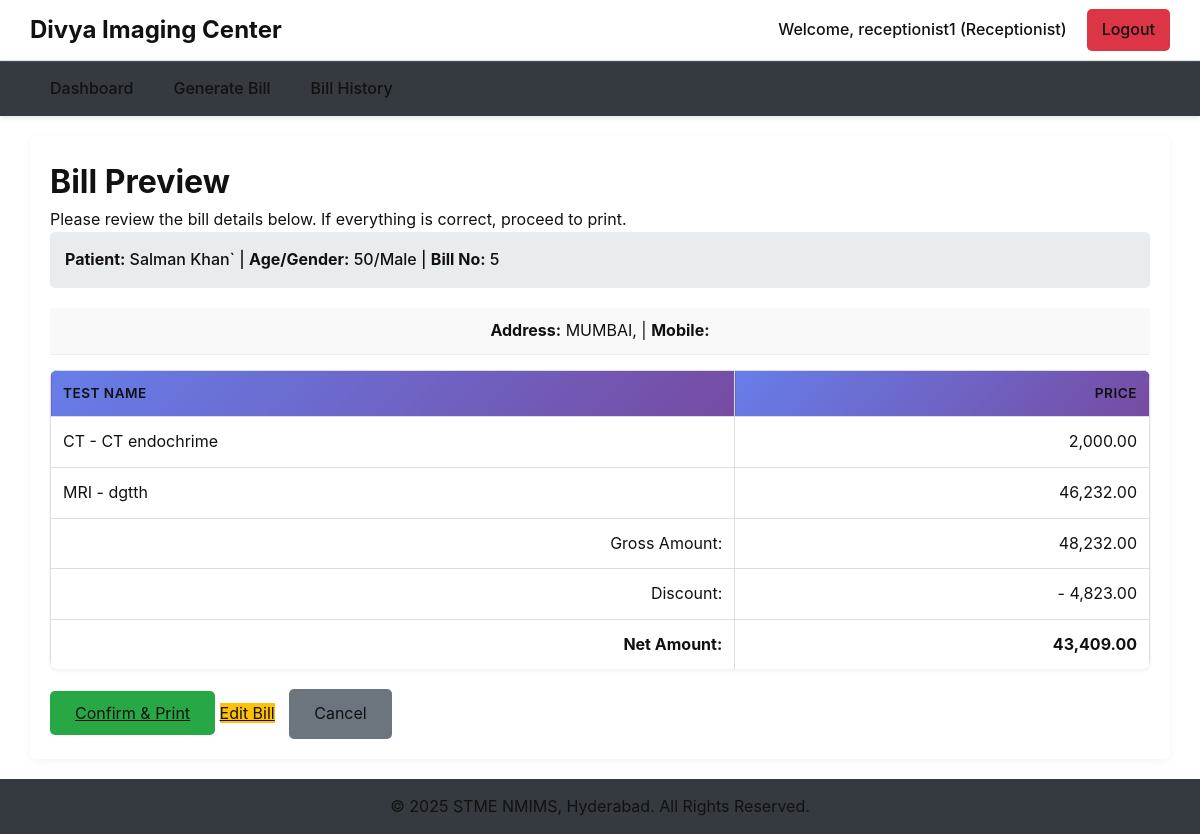
/receptionist/preview_bill.php?bill_id=5 (signed in), run on the app's committed database.
### tables this page shows
CREATE TABLE `bills` (
  `id` int(11) NOT NULL,
  `invoice_number` int(11) DEFAULT NULL,
  `patient_id` int(11) NOT NULL,
  `receptionist_id` int(11) NOT NULL,
  `referral_type` enum('Doctor','Self','Other') NOT NULL,
  `referral_doctor_id` int(11) DEFAULT NULL,
  `gross_amount` decimal(10,2) NOT NULL,
  `discount` decimal(10,2) DEFAULT 0.00,
  `discount_by` enum('Center','Doctor') NOT NULL DEFAULT 'Center',
  `net_amount` decimal(10,2) NOT NULL,
  `amount_paid` decimal(10,2) NOT NULL DEFAULT 0.00,
  `balance_amount` decimal(10,2) NOT NULL DEFAULT 0.00,
  `payment_mode` varchar(50) DEFAULT NULL,
  `payment_status` enum('Paid','Due','Half Paid') NOT NULL DEFAULT 'Due',
  `bill_status` enum('Original','Re-Billed','Void') NOT NULL DEFAULT 'Original',
  `created_at` timestamp NOT NULL DEFAULT current_timestamp(),
  `updated_at` timestamp NOT NULL DEFAULT current_timestamp() ON UPDATE current_timestamp(),
  `referral_source_other` varchar(100) DEFAULT NULL
);

CREATE TABLE `patients` (
  `id` int(11) NOT NULL,
  `name` varchar(100) NOT NULL,
  `sex` enum('Male','Female','Other') NOT NULL,
  `age` int(11) NOT NULL,
  `address` text DEFAULT NULL,
  `city` varchar(100) DEFAULT NULL,
  `mobile_number` varchar(15) DEFAULT NULL,
  `created_at` timestamp NOT NULL DEFAULT current_timestamp()
);

CREATE TABLE `tests` (
  `id` int(11) NOT NULL,
  `main_test_name` varchar(100) NOT NULL,
  `sub_test_name` varchar(100) DEFAULT NULL,
  `price` decimal(10,2) NOT NULL,
  `default_payable_amount` decimal(10,2) NOT NULL DEFAULT 0.00,
  `report_format` longtext DEFAULT NULL,
  `created_at` timestamp NOT NULL DEFAULT current_timestamp(),
  `document` varchar(255) DEFAULT NULL
);

### receptionist/preview_bill.php (the view, shortened to what this page needs)
<?php
require_once '../includes/db_connect.php';
$bill_id = (int)$_GET['bill_id'];
$stmt = $conn->prepare(
    "SELECT b.*, p.name as patient_name, p.age, p.sex, p.address, p.city, p.mobile_number, u.username as receptionist_username, rd.doctor_name as referral_doctor_name, b.referral_source_other
     FROM bills b
     JOIN patients p ON b.patient_id = p.id
     JOIN users u ON b.receptionist_id = u.id
     LEFT JOIN referral_doctors rd ON b.referral_doctor_id = rd.id
     WHERE b.id = ?"
);
$stmt->bind_param("i", $bill_id);
$stmt->execute();
$bill_result = $stmt->get_result();
$bill = $bill_result->fetch_assoc();
$items_stmt = $conn->prepare(
    "SELECT t.main_test_name, t.sub_test_name, t.price
     FROM bill_items bi
     JOIN tests t ON bi.test_id = t.id
     WHERE bi.bill_id = ?"
);
$items_stmt->bind_param("i", $bill_id);
$items_stmt->execute();
$items_result = $items_stmt->get_result();
require_once '../includes/header.php';
?>
<div class="page-container">
    <h1>Bill Preview</h1>
    <p>Please review the bill details below. If everything is correct, proceed to print.</p>
    <div class="preview-area">
        <div class="patient-details-header">
            <strong>Patient:</strong> <?php echo htmlspecialchars($bill['patient_name']); ?> |
            <strong>Age/Gender:</strong> <?php echo $bill['age']; ?>/<?php echo $bill['sex']; ?> |
            <strong>Bill No:</strong> <?php echo $bill['id']; ?>
        </div>
        <div class="patient-address-details" style="padding: 10px 5px; background: #f9f9f9; border-bottom: 1px solid #eee; margin-bottom:15px; text-align: center;">
            <strong>Address:</strong> <?php echo htmlspecialchars($bill['address']); ?>, <?php echo htmlspecialchars($bill['city']); ?> |
            <strong>Mobile:</strong> <?php echo htmlspecialchars($bill['mobile_number']); ?>
        </div>
        <table class="data-table">
            <thead>
                <tr><th>Test Name</th><th style="text-align:right;">Price</th></tr>
            </thead>
            <tbody>
                <?php while($item = $items_result->fetch_assoc()): ?>
                <tr>
                    <td><?php echo htmlspecialchars($item['main_test_name'] . ' - ' . $item['sub_test_name']); ?></td>
                    <td style="text-align:right;"><?php echo number_format($item['price'], 2); ?></td>
                </tr>
                <?php endwhile; ?>
            </tbody>
            <tfoot>
                <tr><td style="text-align:right;">Gross Amount:</td><td style="text-align:right;"><?php echo number_format($bill['gross_amount'], 2); ?></td></tr>
                <tr><td style="text-align:right;">Discount:</td><td style="text-align:right;">- <?php echo number_format($bill['discount'], 2); ?></td></tr>
                <tr><td style="text-align:right;"><strong>Net Amount:</strong></td><td style="text-align:right;"><strong><?php echo number_format($bill['net_amount'], 2); ?></strong></td></tr>
            </tfoot>
        </table>
    </div>
    <div class="action-buttons">
        <a href="/diagnostic-center/templates/print_bill.php?bill_id=<?php echo $bill_id; ?>" target="_blank" class="btn-submit">Confirm & Print</a>
        <a href="edit_bill.php?bill_id=<?php echo $bill_id; ?>" class="btn-edit">Edit Bill</a>
        <a href="dashboard.php" class="btn-cancel">Cancel</a>
    </div>
</div>
<?php require_once '../includes/footer.php'; ?>

### data on the page
bills: patient.name "Salman Khan`", patient.age "50", patient.sex "Male", id "5", patient.address "MUMBAI", gross_amount "48,232.00", discount "4,823.00", net_amount "43,409.00"
tests: main_test_name+sub_test_name "CT - CT endochrime", price "2,000.00"
tests: main_test_name+sub_test_name "MRI - dgtth", price "46,232.00"

### other printed values
$username "receptionist1"
$role "Receptionist"
